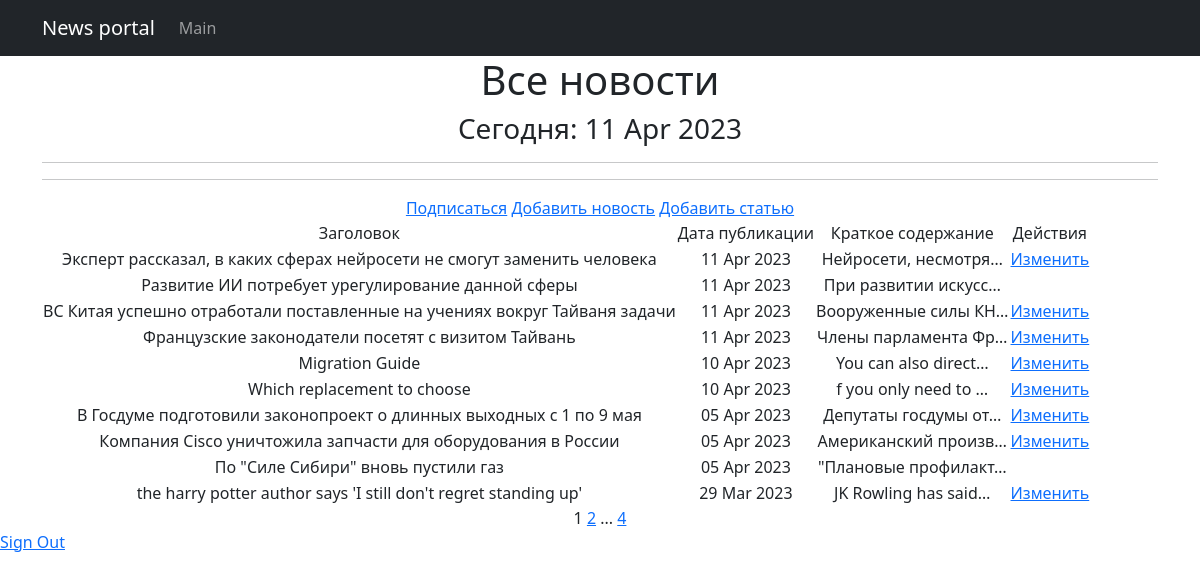
The app's page /news/ (signed in) with its own data.
### chitchat/models.py (models this page shows, shortened)
class Post(models.Model):
    news = 'N'
    article = 'A'
    POST_TYPES = [
        (news, 'Новость'),
        (article, 'Статья')
    ]
    author = models.ForeignKey(Author, on_delete=models.CASCADE, verbose_name='автор')
    post_type = models.CharField(
        max_length=1, choices=POST_TYPES,
        default=article, verbose_name='тип новости'
    )
    time_creation = models.DateTimeField(auto_now_add=True)
    post_category = models.ManyToManyField(Category, through='PostCategory')
    title = models.CharField(max_length=100, unique=True, verbose_name='заголовок')
    text = models.TextField(verbose_name='текст')
    rating = models.IntegerField(default=0, verbose_name='рейтинг')
    class Meta:
        verbose_name = 'новость'
        verbose_name_plural = 'новости'

### chitchat/views.py (the view)
# urls.py: path('', PostList.as_view(), name='post_list'),
class PostList(ListView):
    model = Post
    ordering = '-time_creation'
    template_name = 'news.html'
    context_object_name = 'news'
    paginate_by = 10
    def get_queryset(self):
        queryset = super().get_queryset()
        self.filterset = PostFilter(self.request.GET, queryset)
        return self.filterset.qs
    def get_context_data(self, **kwargs):
        context = super().get_context_data(**kwargs)
        context['filterset'] = self.filterset
        return context

### chitchat/models.py (called while the page is built)
    def __str__(self):
        return f'{self.name.title()}'

### chitchat/templatetags/censor_filter.py (called while the page is built)
@register.filter()
def censor(text):
    for word in text.split():
        if word.lower() in RUDE_WORDS:
            text = text.replace(word, f"{word[0]}{'*'*(len(word)-1)}")
    return text

### chitchat/templatetags/custom_tags.py (called while the page is built)
@register.simple_tag()
def current_time(format_string='%b %d %Y'):
    return datetime.utcnow().strftime(format_string)

@register.simple_tag(takes_context=True)
def url_replace(context, **kwargs):
    d = context['request'].GET.copy()
    for k, v in kwargs.items():
        d[k] = v
    return d.urlencode()

### templates/news.html (shortened to what this page needs)
{% extends 'flatpages/default.html' %}
{% load censor_filter %}
{% load custom_tags %}
{% block content %}
    <h1>Все новости</h1>
    <h3>Сегодня: {% current_time '%d %b %Y' %}</h3>
    <hr>
    <hr>
    <a href="{% url 'subscriptions' %}">Подписаться</a>
    {% if perms.chitchat.add_post %}
    <a href="{% url 'post_create' %}">Добавить новость</a>
    <a href="{% url 'article_create' %}">Добавить статью</a>
    {% endif %}
    {% if news %}
        <table>
            <tr>
                <td>Заголовок</td>
                <td>Дата публикации</td>
                <td>Краткое содержание</td>
                {% if perms.chitchat.change_post or perms.chitchat.delete_post %}
                <td>Действия</td>
                {% endif %}
            </tr>
            {% for post in news %}
            <tr>
                <td>{{ post.title }}</td>
                <td>{{ post.time_creation|date:'d M Y' }}</td>
                <td>{{ post.text|censor|truncatechars:20 }}</td>
                <td>
                    {% if perms.chitchat.change_post and post.author == request.user.author %}
                    <a href="{% url 'post_update' pk=post.id %}">Изменить</a>
                    {% endif %}
            </tr>
            {% endfor %}
        </table>
    {% else %}
        <h2>Новостей нет!</h2>
    {% endif %}
    {{ page_obj.number }}
    {% if page_obj.has_next %}
        <a href="?{% url_replace page=page_obj.next_page_number %}">{{ page_obj.next_page_number }}</a>
        {% if paginator.num_pages != page_obj.next_page_number %}
            ...
            <a href="?{% url_replace page=page_obj.paginator.num_pages %}">{{ page_obj.paginator.num_pages }}</a>
        {% endif %}
    {% endif %}
{% endblock content %}

### records on screen
Post: title "Эксперт рассказал, в каких сферах нейросети не смогут заменить человека", time_creation "11 Apr 2023", text|censor "Нейросети, несмотря…", shows "Изменить"
Post: title "Развитие ИИ потребует урегулирование данной сферы", time_creation "11 Apr 2023", text|censor "При развитии искусс…"
Post: title "ВС Китая успешно отработали поставленные на учениях вокруг Тайваня задачи", time_creation "11 Apr 2023", text|censor "Вооруженные силы КН…", shows "Изменить"
Post: title "Французские законодатели посетят с визитом Тайвань", time_creation "11 Apr 2023", text|censor "Члены парламента Фр…", shows "Изменить"
Post: title "Migration Guide", time_creation "10 Apr 2023", text|censor "You can also direct…", shows "Изменить"
Post: title "Which replacement to choose", time_creation "10 Apr 2023", text|censor "f you only need to …", shows "Изменить"
Post: title "В Госдуме подготовили законопроект о длинных выходных с 1 по 9 мая", time_creation "05 Apr 2023", text|censor "Депутаты госдумы от…", shows "Изменить"
Post: title "Компания Cisco уничтожила запчасти для оборудования в России", time_creation "05 Apr 2023", text|censor "Американский произв…", shows "Изменить"
Post: title "По \"Силе Сибири\" вновь пустили газ", time_creation "05 Apr 2023", text|censor "\"Плановые профилакт…"
Post: title "the harry potter author says 'I still don't regret standing up'", time_creation "29 Mar 2023", text|censor "JK Rowling has said…", shows "Изменить"

### other values on screen
{{ page_obj.number }} "1"
{{ page_obj.next_page_number }} "2"
{{ page_obj.paginator.num_pages }} "4"
